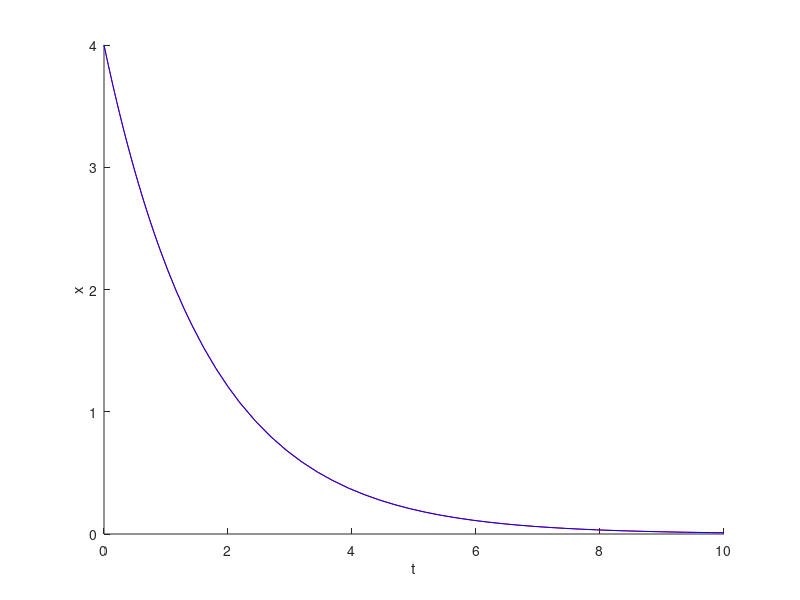
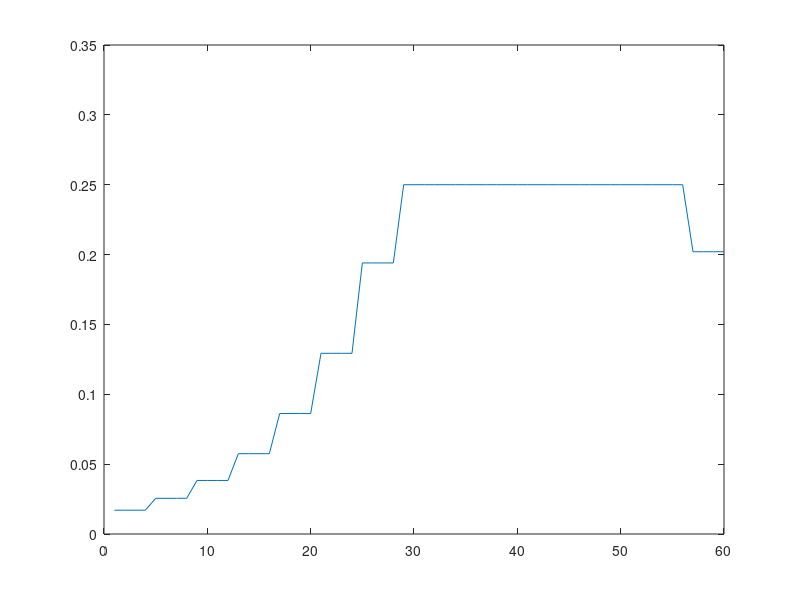

These charts were generated, in order, by the following MATLAB code:
%% Question 1: dx/dt = -kx
hold on;
t_span = [0 10];
x0 = 4;
k = 3/5;
[t, x] = ode45(@(t,x) -k*x, t_span, x0);
plot(t,x, 'r');
xlabel("t");
ylabel("x");

%% Question 2
x1 = 4*exp(-3/5*t);
plot(t, x1, 'b');
hold off

%MSE:
n = length(x);

error = 0; %initialise error var to add to 
for i = 1:n
    diff = x1(i) - x(i);
    diff = diff.^2;
    error = error + diff;
end

mse = error/n;
disp(mse);

%% Question 3
figure(2)
a = zeros(1, n-1);
for i = 1:n-1
    a(i) = t(i+1)-t(i);
end

plot(a);